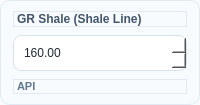
                                    <widget class="QFrame" name="spinCardShale">
                                        <property name="frameShape">
                                            <enum>QFrame::StyledPanel</enum>
                                        </property>
                                        <property name="styleSheet">
                                            <string>background:#F8FBFE;border:1px solid #E1EAF2;border-radius:10px;</string>
                                        </property>
                                        <layout class="QVBoxLayout" name="verticalLayout_spinCardShale">
                                            <property name="spacing">
                                                <number>8</number>
                                            </property>
                                            <property name="leftMargin">
                                                <number>12</number>
                                            </property>
                                            <property name="topMargin">
                                                <number>10</number>
                                            </property>
                                            <property name="rightMargin">
                                                <number>12</number>
                                            </property>
                                            <property name="bottomMargin">
                                                <number>10</number>
                                            </property>
                                            <item>
                                                <widget class="QLabel" name="lbl_st_spinCardShale">
                                                    <property name="text">
                                                        <string>GR Shale (Shale Line)</string>
                                                    </property>
                                                    <property name="styleSheet">
                                                        <string>font-size:12px;font-weight:700;color:#42566C;</string>
                                                    </property>
                                                </widget>
                                            </item>
                                            <item>
                                                <widget class="QDoubleSpinBox" name="spinGrShale">
                                                    <property name="decimals">
                                                        <number>2</number>
                                                    </property>
                                                    <property name="minimum">
                                                        <double>-1000.0</double>
                                                    </property>
                                                    <property name="maximum">
                                                        <double>10000.0</double>
                                                    </property>
                                                    <property name="value">
                                                        <double>160.0</double>
                                                    </property>
                                                    <property name="minimumSize">
                                                        <size>
                                                            <width>0</width>
                                                            <height>36</height>
                                                        </size>
                                                    </property>
                                                    <property name="styleSheet">
                                                        <string>QDoubleSpinBox{background:#FFFFFF;border:1px solid #D7E2EE;border-radius:8px;padding:6px 8px;color:#1F2937;}</string>
                                                    </property>
                                                </widget>
                                            </item>
                                            <item>
                                                <widget class="QLabel" name="lbl_u_spinCardShale">
                                                    <property name="text">
                                                        <string>API</string>
                                                    </property>
                                                    <property name="styleSheet">
                                                        <string>font-size:11px;color:#61788F;font-weight:700;</string>
                                                    </property>
                                                </widget>
                                            </item>
                                        </layout>
                                    </widget>
